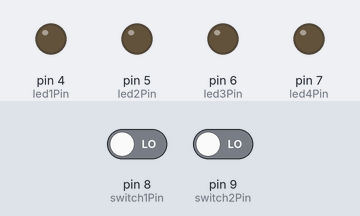
Bench run of a sketch on a simulated Arduino Uno, built with avr-gcc and run on an emulated ATmega328P. On the bench: output pins drawn as LEDs (lit = HIGH). Inputs (shaded band) come from the test bench; at power-on: pin 8 (switch1Pin) LOW, pin 9 (switch2Pin) LOW. What the sketch prints to the serial monitor is not drawn.

Above: at 3.55 s.
6.4 s: pin 8 (switch1Pin) driven HIGH and pin 9 (switch2Pin) driven HIGH
At 21.87 s:
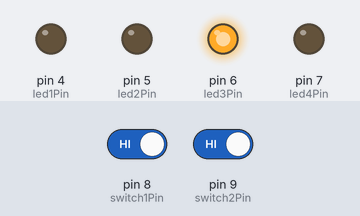
At 22.32 s:
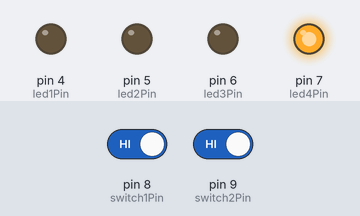
Timing chart, 0 to 33.8 s (numbered marks = the images above; inputs shaded):
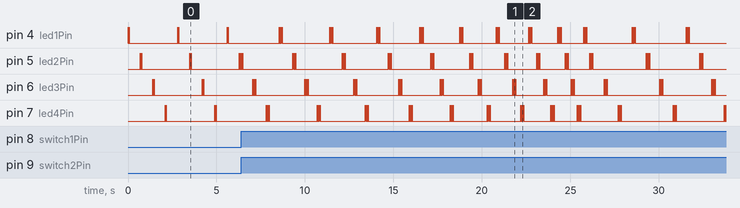

The sketch:

LED_Game.ino
```cpp
// This is a two player game
// It is played with 4 leds (on pins 4,5,6,7) and two switches (pins 8 and 9)
// The objective is to press the switch when the green led (pin 5) is lit
// Player 1 uses switch 1 and player switch 2
// A hit blinks the hit led again and the game speeds up
// until one of the players makes ten hits. The game restarts.
// Message on seroial monitor shows the player points at game end.

// Pin assignment

int switch1Pin = 8;  // switch for player 1
int switch2Pin = 9;  // switch for player 2

int led1Pin = 4;
int led2Pin = 5;    // this must be the green led
int led3Pin = 6;
int led4Pin = 7;

// Game parameters
int gamePoints = 10;  // Points needed to win the game
int blinkSpeed = 25;

int startDelay = 500;  // Delay between LEDs at the start
int decrement = 50;    // Speed at which game speeds up
int threshold = 10;

int switch1;
int switch2;
int player1Points = 0;
int player2Points = 0;
int currentDelay;

void setup() {
  // put your setup code here, to run once:
  pinMode (switch1Pin, INPUT);
  pinMode (switch2Pin, INPUT);

  pinMode (led1Pin, OUTPUT);
  pinMode (led2Pin, OUTPUT);
  pinMode (led3Pin, OUTPUT);
  pinMode (led4Pin, OUTPUT);
  currentDelay = startDelay;
  resetGame ();
  Serial.begin (9600);
}
void blinkLed (int led) {
  for (int i = 1; i < 3; i++) {
    digitalWrite (led, HIGH);
    delay (blinkSpeed);
    digitalWrite (led, LOW);
    delay (blinkSpeed);
  }
}
void resetGame () {
  Serial.println("=====Starting new game====");
  Serial.print (player1Points);
  Serial.print ("\t");
  Serial.println (player2Points);

  currentDelay = 600;
  player1Points = 0;
  player2Points = 0;
  return;
}
void speedUp () {
  if (currentDelay > threshold) {
    currentDelay -= decrement;
  }
}
void checkSwitches () {
   switch1 = digitalRead (switch1Pin);
   switch2 = digitalRead (switch2Pin);
}
void loop() {
  // put your main code here, to run repeatedly:
  blinkLed (led1Pin);
  checkSwitches();
  if (switch1 or switch2) {
    blinkLed (led1Pin);
  }
  delay (currentDelay);
  blinkLed (led2Pin);
  checkSwitches();
  if (switch1 or switch2) {
    speedUp();
    blinkLed (led2Pin);
    if (switch1) {
      player1Points += 1;
    }
    if (switch2) {
      player2Points += 1;
    }
    if ((player1Points == gamePoints) or (player2Points == gamePoints)) {
      resetGame();
    }
  }
  delay (currentDelay);
  blinkLed (led3Pin);
  checkSwitches();
  if (switch1 or switch2) {
    blinkLed (led3Pin);
  }
  delay (currentDelay);
  blinkLed (led4Pin);
  checkSwitches();
  if (switch1 or switch2) {
    blinkLed (led4Pin);
  }
  delay (currentDelay);
}
```
